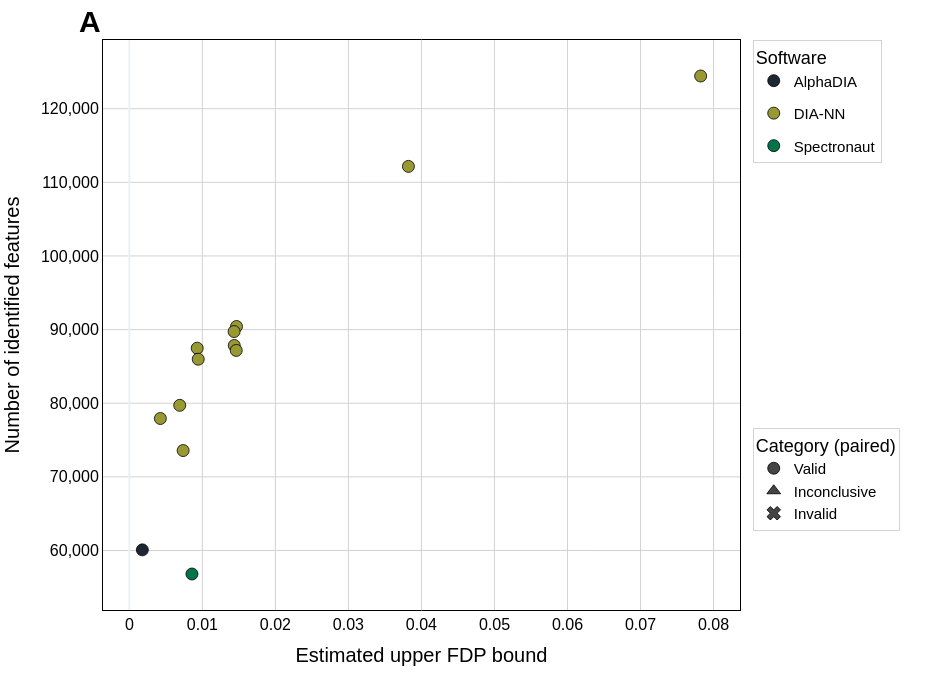

Write notebook code for a chart like this one.
### Code cell
fig_scatter = plot_main_metric(df, panel_label="A")
_save_figure(fig_scatter, "entrapment_main_metric")
fig_scatter.show()

### Figure 1 — Plotly figure (JSON) as saved in the notebook; plotly's stock layout.template omitted (floating-point values rounded to 4 significant figures)
{"data": [{"hovertemplate": "AlphaDIA (valid)<br>x: %{x:.4f}<br>y: %{y:,}<extra></extra>", "legendgroup": "AlphaDIA", "marker": {"color": "#1D2732", "line": {"color": "black", "width": 0.8}, "size": 12, "symbol": "circle"}, "mode": "markers", "name": "AlphaDIA", "showlegend": true, "type": "scatter", "x": [0.001781], "y": [60084]}, {"hovertemplate": "DIA-NN (valid)<br>x: %{x:.4f}<br>y: %{y:,}<extra></extra>", "legendgroup": "DIA-NN", "marker": {"color": "#999934", "line": {"color": "black", "width": 0.8}, "size": 12, "symbol": "circle"}, "mode": "markers", "name": "DIA-NN", "showlegend": true, "type": "scatter", "x": [0.004248, 0.009294, 0.007367, 0.009432, 0.01437, 0.01468, 0.01434, 0.01464, 0.0069, 0.03822, 0.07824], "y": [77926, 87473, 73573, 85980, 87847, 90421, 89733, 87172, 79714, 112166, 124441]}, {"hovertemplate": "Spectronaut (valid)<br>x: %{x:.4f}<br>y: %{y:,}<extra></extra>", "legendgroup": "Spectronaut", "marker": {"color": "#007548", "line": {"color": "black", "width": 0.8}, "size": 12, "symbol": "circle"}, "mode": "markers", "name": "Spectronaut", "showlegend": true, "type": "scatter", "x": [0.008573], "y": [56807]}, {"legend": "legend2", "marker": {"color": "#444444", "line": {"color": "black", "width": 0.8}, "size": 12, "symbol": "circle"}, "mode": "markers", "name": "Valid", "type": "scatter", "x": [null], "y": [null]}, {"legend": "legend2", "marker": {"color": "#444444", "line": {"color": "black", "width": 0.8}, "size": 12, "symbol": "triangle-up"}, "mode": "markers", "name": "Inconclusive", "type": "scatter", "x": [null], "y": [null]}, {"legend": "legend2", "marker": {"color": "#444444", "line": {"color": "black", "width": 0.8}, "size": 12, "symbol": "x"}, "mode": "markers", "name": "Invalid", "type": "scatter", "x": [null], "y": [null]}], "layout": {"annotations": [{"font": {"color": "black", "size": 30}, "showarrow": false, "text": "<b>A</b>", "x": 0, "xanchor": "right", "xref": "x domain", "y": 1, "yanchor": "bottom", "yref": "y domain"}], "font": {"color": "black", "family": "Arial, sans-serif", "size": 17}, "height": 680, "legend": {"bgcolor": "rgba(255,255,255,0.8)", "bordercolor": "lightgray", "borderwidth": 1, "font": {"size": 15}, "title": {"text": "Software"}, "x": 1.02, "y": 1, "yanchor": "top"}, "legend2": {"bgcolor": "rgba(255,255,255,0.8)", "bordercolor": "lightgray", "borderwidth": 1, "font": {"size": 15}, "title": {"text": "Category (paired)"}, "x": 1.02, "y": 0.32, "yanchor": "top"}, "margin": {"b": 70, "l": 80, "r": 210, "t": 40}, "paper_bgcolor": "white", "plot_bgcolor": "white", "width": 950, "xaxis": {"gridcolor": "lightgray", "gridwidth": 1, "linecolor": "black", "linewidth": 1, "mirror": true, "showline": true, "tickfont": {"size": 16}, "title": {"font": {"size": 20}, "text": "Estimated upper FDP bound"}}, "yaxis": {"gridcolor": "lightgray", "gridwidth": 1, "linecolor": "black", "linewidth": 1, "mirror": true, "showline": true, "tickfont": {"size": 16}, "tickformat": ",", "title": {"font": {"size": 20}, "text": "Number of identified features"}}}}
